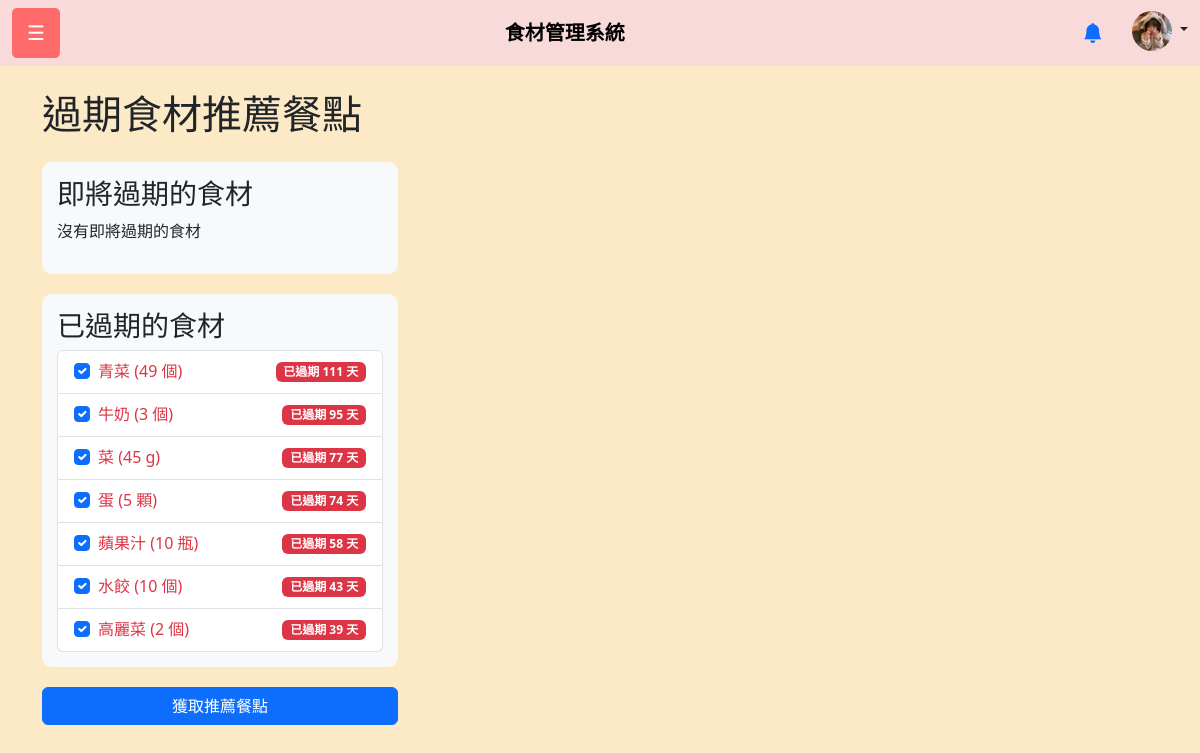
Screenshot of /expiring_food_recommend.php (signed in) with the database file from the repository.
### tables this page shows
CREATE TABLE `user` (
  `uId` int(11) NOT NULL,
  `uName` varchar(50) NOT NULL,
  `Password` varchar(255) NOT NULL,
  `Email` varchar(50) NOT NULL,
  `Language` varchar(50) DEFAULT NULL,
  `uImage` varchar(255) DEFAULT NULL
);

CREATE TABLE `ingredient` (
  `IngredientId` int(11) NOT NULL,
  `uId` int(11) NOT NULL,
  `IName` varchar(50) NOT NULL,
  `Quantity` int(11) DEFAULT NULL,
  `ExpireDate` date DEFAULT NULL,
  `StoreType` varchar(20) DEFAULT NULL,
  `Unit` varchar(20) DEFAULT NULL,
  `PurchaseDate` date DEFAULT NULL,
  `ConsumedDate` date DEFAULT NULL,
  `Role` varchar(50) DEFAULT NULL
);

### expiring_food_recommend.php (the view, shortened to what this page needs)
<?php
$conn = new mysqli("localhost", "root", "", "foodmanager");
$uId = $_SESSION['user_id'];
$today = date('Y-m-d');
$expiryThreshold = date('Y-m-d', strtotime('+7 days'));
$sql = "SELECT IngredientId, IName, Quantity, Unit, ExpireDate, StoreType
        FROM Ingredient
        WHERE uId = ? AND ExpireDate IS NOT NULL
        AND ((ExpireDate BETWEEN ? AND ?) OR (ExpireDate < ?))
        AND Quantity > 0
        ORDER BY ExpireDate ASC";
$stmt = $conn->prepare($sql);
$stmt->bind_param("isss", $uId, $today, $expiryThreshold, $today);
$stmt->execute();
$result = $stmt->get_result();
$expiringIngredients = [];
$expiredIngredients = [];
while ($row = $result->fetch_assoc()) {
    if (strtotime($row['ExpireDate']) < strtotime($today)) {
        $expiredIngredients[] = $row;
    } else {
        $expiringIngredients[] = $row;
    }
}
?>
<!DOCTYPE html>
<html lang="zh-Hant">
<head>
    <link rel="stylesheet" href="css/boot.css">
    <link href="https://cdn.jsdelivr.net/npm/bootstrap@5.3.0/dist/css/bootstrap.min.css" rel="stylesheet">
    <link rel="stylesheet" href="https://cdn.jsdelivr.net/npm/bootstrap-icons@1.10.5/font/bootstrap-icons.css">
</head>
<body>
    <?php include 'navbar.php'; ?>
    <div class="container mt-4">
        <h1 class="mb-4">過期食材推薦餐點</h1>
        <div class="row">
            <div class="col-md-4">
                <div class="ingredient-list">
                    <h3>即將過期的食材</h3>
                    <?php if (empty($expiringIngredients)): ?>
                        <p>沒有即將過期的食材</p>
                    <?php endif; ?>
                </div>
                <div class="ingredient-list">
                    <h3>已過期的食材</h3>
                    <?php if (empty($expiredIngredients)): ?>
                        <p>沒有已過期的食材</p>
                    <?php else: ?>
                        <ul class="list-group">
                            <?php foreach ($expiredIngredients as $ingredient):
                                $expireDate = new DateTime($ingredient['ExpireDate']);
                                $today = new DateTime();
                                $interval = $today->diff($expireDate);
                                $daysExpired = $interval->days;
                            ?>
                                <li class="list-group-item d-flex justify-content-between align-items-center expired">
                                    <div class="form-check">
                                        <input class="form-check-input ingredient-checkbox" type="checkbox"
                                               value="<?= $ingredient['IngredientId'] ?>"
                                               id="ingredient-<?= $ingredient['IngredientId'] ?>" checked>
                                        <label class="form-check-label" for="ingredient-<?= $ingredient['IngredientId'] ?>">
                                            <?= htmlspecialchars($ingredient['IName']) ?>
                                            (<?= $ingredient['Quantity'] ?> <?= $ingredient['Unit'] ?: '個' ?>)
                                        </label>
                                    </div>
                                    <span class="badge bg-danger">
                                        已過期 <?= $daysExpired ?> 天
                                    </span>
                                </li>
                            <?php endforeach; ?>
                        </ul>
                    <?php endif; ?>
                </div>
                <?php if (!empty($expiringIngredients) || !empty($expiredIngredients)): ?>
                    <button id="getRecommendBtn" class="btn btn-primary w-100 mb-3">獲取推薦餐點</button>
                <?php else: ?>
                    <div class="alert alert-warning">
                        沒有即將過期或已過期的食材，無法提供推薦。
                    </div>
                <?php endif; ?>
            </div>
            <div class="col-md-8">
            </div>
        </div>
    </div>
</body>
</html>

### navbar.php (shortened to what this page needs)
<?php
$conn = new mysqli("localhost", "root", "", "foodmanager");
$userImage = 'uploads/user-placeholder.jpg';
if (isset($_SESSION['user_id']) && isset($conn)) {
    $uId = $_SESSION['user_id'];
    $stmt = $conn->prepare("SELECT uImage FROM user WHERE uId = ?");
    if ($stmt) {
        $stmt->bind_param("i", $uId);
        $stmt->execute();
        $result = $stmt->get_result();
        if ($row = $result->fetch_assoc()) {
            $userImage = !empty($row['uImage']) ? $row['uImage'] : $userImage;
        }
    } else {
        error_log("Navbar prepare failed: " . $conn->error);
    }
}
?>
<nav class="navbar navbar-expand-lg">
    <div class="container-fluid">
        <button class="menu-btn me-3" data-bs-toggle="offcanvas" data-bs-target="#sidebar">☰</button>
        <a class="navbar-brand" href="index.php">食材管理系統</a>
        <div class="d-flex">
            <?php if (isset($_SESSION['user_id'])): ?>
                <div class="dropdown me-3">
                    <button class="btn btn-link position-relative" type="button" id="notificationDropdown" data-bs-toggle="dropdown" aria-expanded="false">
                        <i class="bi bi-bell-fill fs-5"></i>
                    </button>
                </div>
                <div class="dropdown">
                    <a class="nav-link dropdown-toggle" href="#" id="userDropdown" role="button" data-bs-toggle="dropdown" aria-expanded="false">
                        <img src="<?php echo htmlspecialchars($userImage); ?>" class="rounded-circle" alt="用戶頭像" width="40" height="40">
                    </a>
                </div>
            <?php else: ?>
                <button class="btn btn-outline-success" onclick="location.href='login.php'">登入</button>
            <?php endif; ?>
        </div>
    </div>
</nav>

### css/boot.css (style rules this page uses)
body { margin: 0; font-family: Arial, sans-serif; background-color: #fce9c5 !important; }
.navbar { background-color: #f8dada !important; }
.navbar-brand { font-weight: bold; }
.menu-btn { background: #ff6b6b; color: white; border: none; padding: 10px 15px; font-size: 20px; cursor: pointer; border-radius: 5px; transition: background 0.2s; }

### expiring_food_recommend.php (style rules this page uses)
.ingredient-list { background-color: #f8f9fa; border-radius: 10px; padding: 15px; margin-bottom: 20px; }
.expired { color: #dc3545; }

### rows the page displays
user: uImage (picture)
ingredient: IName "青菜", Quantity "49", Unit "個"
ingredient: IName "牛奶", Quantity "3", Unit "個"
ingredient: IName "菜", Quantity "45", Unit "g"
ingredient: IName "蛋", Quantity "5", Unit "顆"
ingredient: IName "蘋果汁", Quantity "10", Unit "瓶"
ingredient: IName "水餃", Quantity "10", Unit "個"
ingredient: IName "高麗菜", Quantity "2", Unit "個"
